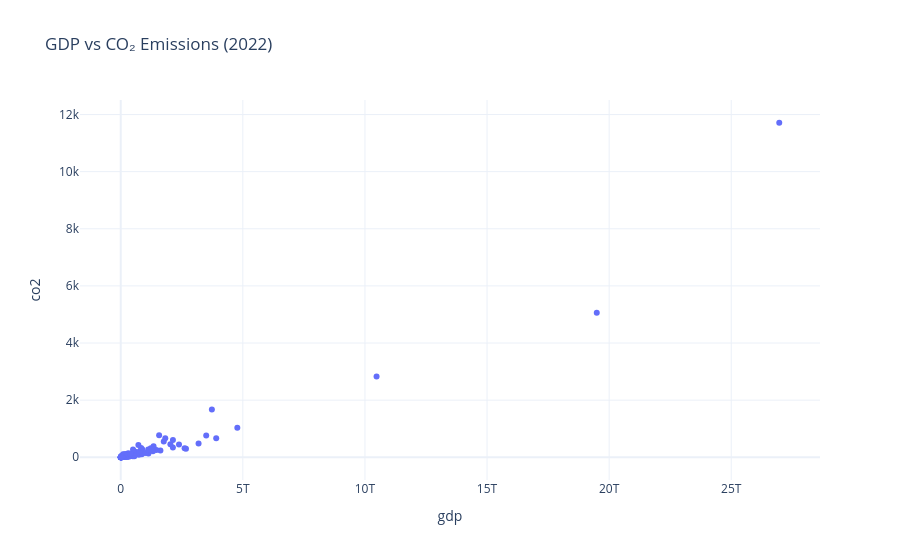

Write notebook code for a chart like this one.
### Code cell
# Q6 — Relationship between GDP and CO₂ (2022)

q6 = a[a["year"]==2022][["country","gdp","co2"]].dropna()

fig = px.scatter(
    q6,
    x="gdp",
    y="co2",
    hover_name="country",
    title="GDP vs CO₂ Emissions (2022)",
    template="plotly_white"
)

fig.show()

### Figure 1 — Plotly figure (JSON) as saved in the notebook; plotly's stock layout.template omitted (floating-point values rounded to 4 significant figures; data arrays with more than 128 entries replaced by an {"elided": "..."} marker saying what was removed)
{"data": [{"hovertemplate": "<b>%{hovertext}</b><br><br>gdp=%{x}<br>co2=%{y}<extra></extra>", "hovertext": {"elided": "164 str values"}, "legendgroup": "", "marker": {"color": "#636efa", "symbol": "circle"}, "mode": "markers", "name": "", "orientation": "v", "showlegend": false, "type": "scatter", "x": {"elided": "164 float values"}, "xaxis": "x", "y": {"elided": "164 float values"}, "yaxis": "y"}], "layout": {"legend": {"tracegroupgap": 0}, "title": {"text": "GDP vs CO₂ Emissions (2022)"}, "xaxis": {"anchor": "y", "domain": [0, 1], "title": {"text": "gdp"}}, "yaxis": {"anchor": "x", "domain": [0, 1], "title": {"text": "co2"}}}}
